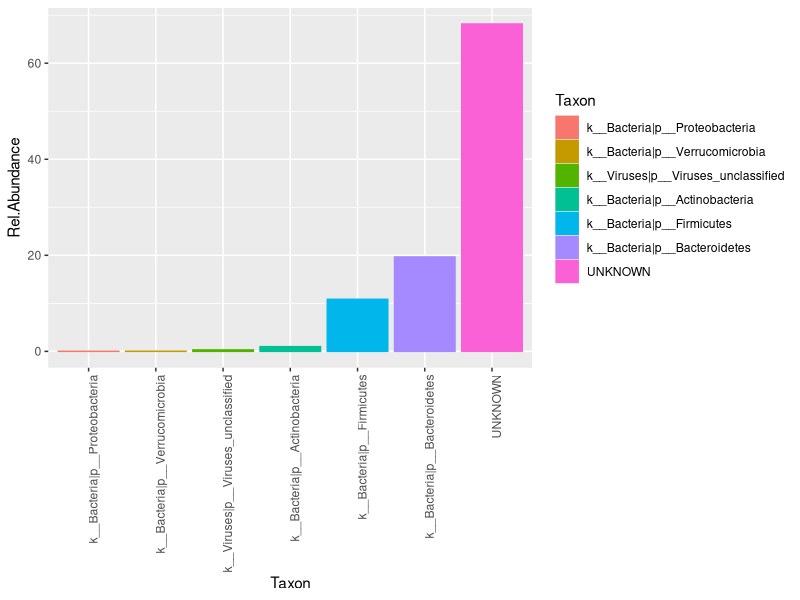
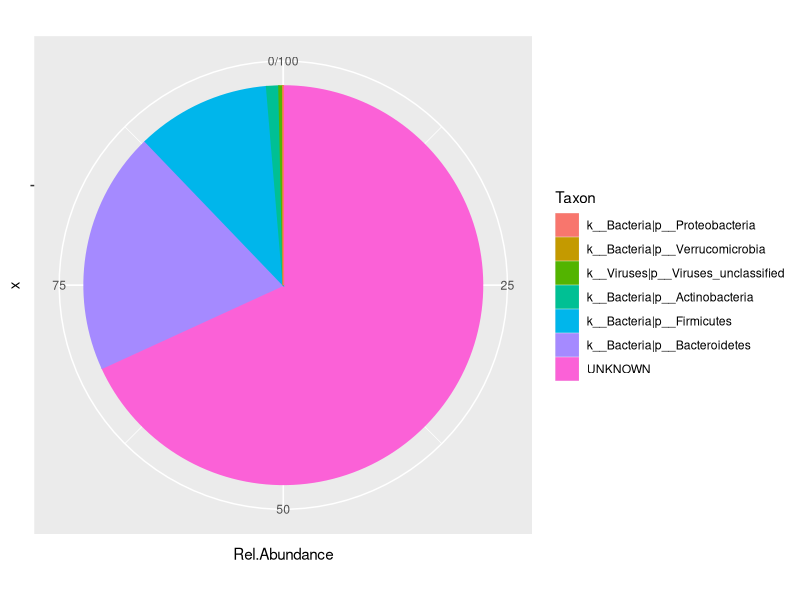
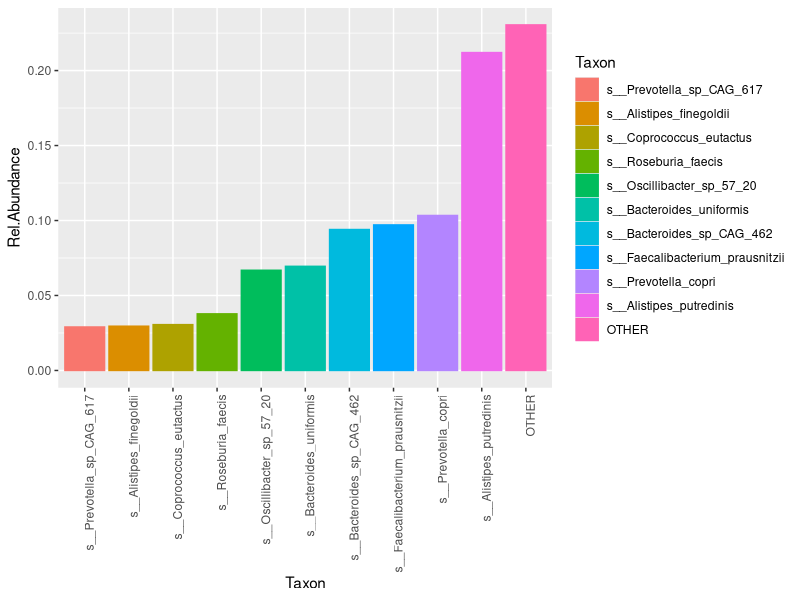
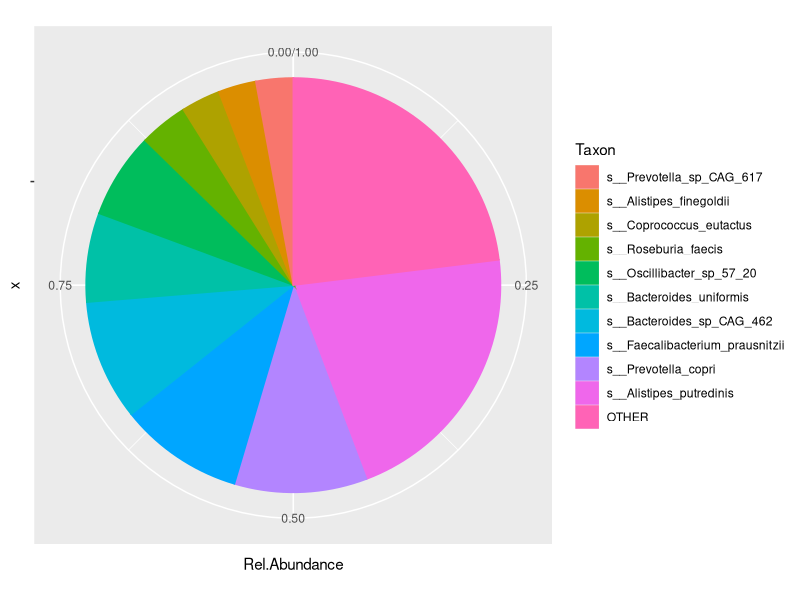

Write the R code that produced these figures, in order.
# ===============================================================================
# ===============================================================================
# R. Gacesa, UMCG (2022)
#
# Microbiome data analysis student workshop
# ===============================================================================
# ===============================================================================

# ======================================================
# ======================================================
# ======================================================
#
# MICROBIOME WORKSHOP
#
# ======================================================
# ======================================================
# ======================================================

setwd('D:/UMCG/2022_microbiome_data_lecture/')

# load libraries
# ===========================
library(vegan)
library(ggplot2)
library(tidyr)

# =====================================================================================================================
# =====================================================================================================================
# PART 1: exploratory data analysis, one sample
# =====================================================================================================================
# =====================================================================================================================

# > 0) load microbiome data (sample02)
# ======================================
inDF <- read.table(file = 'sample02_metaphlan.txt',sep='\t',header=F)
colnames(inDF) <- c("Taxon","TaxID","Rel.Abundance","Coverage","Aligned.Reads")
head(inDF)

## > i) find relative abundances of unknown & kingdoms (archaea, bacteria, viruses)
# ======================================================================================================================
##  > we grep for taxon names starting with k__, including any number of chars and |; and then we remove it
inDFk <- inDF[-grep('^k__.*\\|',inDF$Taxon),]

# > ii) find relative abundances of phyla and unknown
# ======================================================================================================================
## two steps: 
## 1)  we grep for taxon names starting with k__, including any number of chars and |c__; and then we remove it
##     this leaves all kingdoms, unknown and all phyla
inDFp <- inDF[-grep('^k__.*\\|c__',inDF$Taxon),]
## 2) then remove kingdoms by grepping for k__<anything>|p__ OR "UNKNOWN"
inDFp <- inDFp[grep('UNKNOWN|^k__.*\\|p__',inDFp$Taxon),]

# > iii) extract all species, remove unclassified reads and re-calculate relative abundances
# ======================================================================================================================
#  1) extract species (by grepping for |s__); Note: this also removes UNKNOWN 
inDFf <- inDF[grep('\\|s__',inDF$Taxon),]
#  2) re-normalize to 1 by dividing all values by sum of species
inDFf$Rel.Abundance <- inDFf$Rel.Abundance/sum(inDFf$Rel.Abundance)

# > iv) plot phylum-level composition of microbiome sample
# ======================================================================================================================
inDFp <- inDF[-grep('^k__.*\\|c__',inDF$Taxon),]
inDFp <- inDFp[grep('UNKNOWN|^k__.*\\|p__',inDFp$Taxon),]
inDFp$Taxon <- factor(inDFp$Taxon,levels = inDFp$Taxon[order(inDFp$Rel.Abundance)])
ggplot(inDFp,aes(x=Taxon,y=Rel.Abundance,col=Taxon,fill=Taxon)) + geom_col() + theme(axis.text.x = element_text(angle = 90,hjust = 1)) 
ggplot(inDFp,aes(x="",y=Rel.Abundance,col=Taxon,fill=Taxon)) + geom_col() + coord_polar("y", start=0)

# > v) remove "unknown taxa" & re-normalize, then plot top-ten most abundant species and rest of data grouped as "Other"
# ======================================================================================================================
#  1) extract species (by grepping for |s__); Note: this also removes UNKNOWN 
inDFs <- inDF[grep('\\|s__',inDF$Taxon),]
inDFs$Taxon <- as.character(inDFs$Taxon)
#  2) re-normalize to 1 by dividing all values by sum of species
inDFs$Rel.Abundance <- inDFs$Rel.Abundance/sum(inDFs$Rel.Abundance)
#  3) sort
inDFs <- inDFs[order(inDFs$Rel.Abundance,decreasing = T),]
inDFs2 <- inDFs[1:10,]
inDFs3 <- rbind.data.frame(inDFs2,
                           data.frame(Taxon="OTHER",TaxID=-1,Rel.Abundance=sum(inDFs$Rel.Abundance[11:nrow(inDFs)]),Coverage=-1,Aligned.Reads=-1))
#  4) clean-up species names
for (rr in c(1:nrow(inDFs3))) {
  tsplit <- strsplit(inDFs3$Taxon[rr],"\\|")[[1]]
  inDFs3$Taxon[rr] <- tsplit[length(tsplit)]
}

inDFs3$Taxon <- factor(inDFs3$Taxon,levels = inDFs3$Taxon[order(inDFs3$Rel.Abundance)])
ggplot(inDFs3,aes(x=Taxon,y=Rel.Abundance,col=Taxon,fill=Taxon)) + geom_col() + theme(axis.text.x = element_text(angle = 90,hjust = 1)) 
ggplot(inDFs3,aes(x="",y=Rel.Abundance,col=Taxon,fill=Taxon)) + geom_col() + coord_polar("y", start=0)
